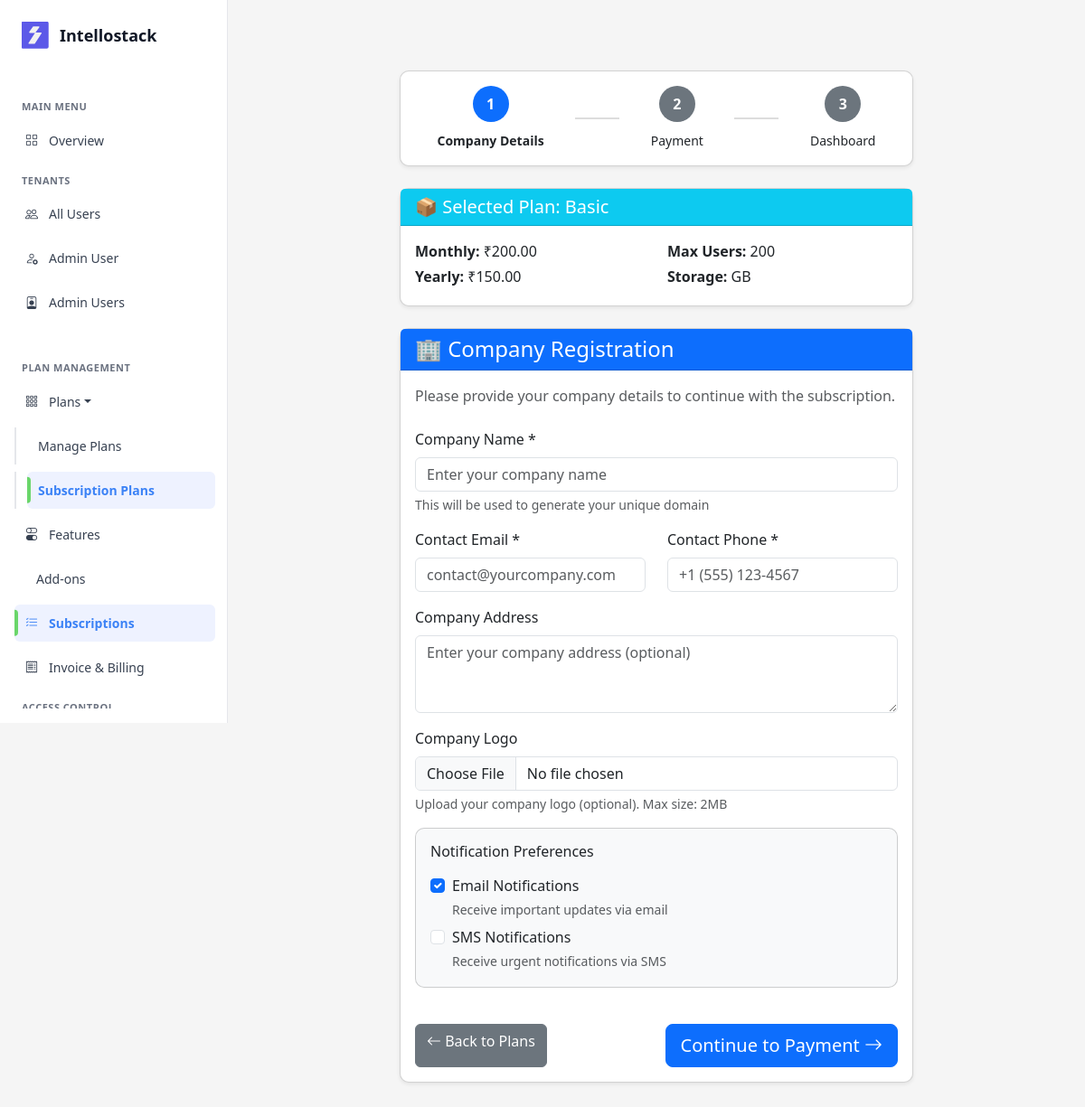
The app's page /subscriptions/1/subscribe/ (signed in) with its own data.
### saas/models/plan.py (models this page shows, shortened)
class Plan(models.Model):
    name = models.CharField(max_length=100, unique=True)
    description = models.TextField(blank=True)
    price_monthly = models.DecimalField(max_digits=10, decimal_places=2)
    price_yearly = models.DecimalField(max_digits=10, decimal_places=2)
    max_users = models.IntegerField()
    max_storage_mb = models.IntegerField()
    max_projects = models.IntegerField()
    status = models.BooleanField(default=True)
    created_at = models.DateTimeField(auto_now_add=True)
    updated_at = models.DateTimeField(auto_now=True)
    class Meta:
        db_table = 'plans'
        ordering = ['price_monthly']

### saas/views/subscription_views.py (the view)
# urls.py: path('<int:plan_id>/subscribe/', subscribe_plan, name='subscribe_plan'),
@login_required(login_url='auth:login')
def subscribe_plan(request, plan_id):
    plan = get_object_or_404(Plan, id=plan_id, status=True)
    has_tenant = False
    try:
        tenant = request.user.tenant
        if tenant:
            has_tenant = True
    except AttributeError:
        pass
    if has_tenant:
        return redirect('subscription:process_payment', plan_id=plan_id)
    if request.method == 'POST':
        form = TenantCreationForm(request.POST, request.FILES)
        if form.is_valid():
            tenant = form.save(commit=False)
            tenant.status = 'inactive'  # Will be activated after payment
            tenant.save()
            request.user.tenant = tenant
            request.user.save()
            messages.success(request, 'Company details saved! Proceeding to payment...')
            return redirect('subscription:process_payment', plan_id=plan_id)
        else:
            messages.error(request, 'Please correct the errors below.')
    else:
        form = TenantCreationForm()
    context = {
        'form': form,
        'plan': plan,
        'page_title': f'Register Your Company - Subscribe to {plan.name}',
    }
    return render(request, 'subscription/tenant_registration_form.html', context)

### saas/auth_backend.py (called while the page is built)
    def get_user(self, user_id):
        try:
            return User.objects.get(pk=user_id)
        except User.DoesNotExist:
            return None

### saas/context_processors.py (called while the page is built)
def users_and_roles(request):
    users = CustomUser.objects.select_related('role').all()
    roles = Role.objects.prefetch_related('users').all()
    payments = PaymentTransaction.objects.select_related('tenant').all()[:5]
    return {
        'users': users,
        'roles': roles,
        'payments': payments,
    }

### saas/templates/subscription/tenant_registration_form.html (shortened to what this page needs)
{% extends "base.html" %}
{% load static %}
{% block content %}
<div class="container mt-5">
    <div class="row justify-content-center">
        <div class="col-md-8">
            <div class="card mb-4 shadow-sm">
                <div class="card-body">
                    <div class="d-flex justify-content-between align-items-center">
                        <div class="text-center flex-fill">
                            <div class="rounded-circle bg-primary text-white d-inline-flex align-items-center justify-content-center" style="width: 40px; height: 40px;">
                                <strong>1</strong>
                            </div>
                            <div class="mt-2"><small><strong>Company Details</strong></small></div>
                        </div>
                        <div class="flex-fill" style="border-top: 2px solid #ddd; margin: 0 10px;"></div>
                        <div class="text-center flex-fill">
                            <div class="rounded-circle bg-secondary text-white d-inline-flex align-items-center justify-content-center" style="width: 40px; height: 40px;">
                                <strong>2</strong>
                            </div>
                            <div class="mt-2"><small>Payment</small></div>
                        </div>
                        <div class="flex-fill" style="border-top: 2px solid #ddd; margin: 0 10px;"></div>
                        <div class="text-center flex-fill">
                            <div class="rounded-circle bg-secondary text-white d-inline-flex align-items-center justify-content-center" style="width: 40px; height: 40px;">
                                <strong>3</strong>
                            </div>
                            <div class="mt-2"><small>Dashboard</small></div>
                        </div>
                    </div>
                </div>
            </div>
            <div class="card mb-4 shadow-sm">
                <div class="card-header bg-info text-white">
                    <h5 class="mb-0">📦 Selected Plan: {{ plan.name }}</h5>
                </div>
                <div class="card-body">
                    <div class="row">
                        <div class="col-md-6">
                            <p class="mb-1"><strong>Monthly:</strong> ₹{{ plan.price_monthly }}</p>
                            <p class="mb-1"><strong>Yearly:</strong> ₹{{ plan.price_yearly }}</p>
                        </div>
                        <div class="col-md-6">
                            <p class="mb-1"><strong>Max Users:</strong> {{ plan.max_users }}</p>
                            <p class="mb-1"><strong>Storage:</strong> {{ plan.storage_limit }}GB</p>
                        </div>
                    </div>
                </div>
            </div>
            <div class="card shadow-sm">
                <div class="card-header bg-primary text-white">
                    <h4 class="mb-0">🏢 Company Registration</h4>
                </div>
                <div class="card-body">
                    <p class="text-muted mb-4">Please provide your company details to continue with the subscription.</p>
                    <form method="post" enctype="multipart/form-data" id="tenantForm">
                        <div class="row">
                            <div class="col-md-12 mb-3">
                                <label for="{{ form.name.id_for_label }}" class="form-label">{{ form.name.label }}</label>
                                {{ form.name }}
                                {% if form.name.help_text %}
                                    <div class="form-text">{{ form.name.help_text }}</div>
                                {% endif %}
                            </div>
                            <div class="col-md-6 mb-3">
                                <label for="{{ form.contact_email.id_for_label }}" class="form-label">{{ form.contact_email.label }}</label>
                                {{ form.contact_email }}
                            </div>
                            <div class="col-md-6 mb-3">
                                <label for="{{ form.contact_phone.id_for_label }}" class="form-label">{{ form.contact_phone.label }}</label>
                                {{ form.contact_phone }}
                            </div>
                            <div class="col-md-12 mb-3">
                                <label for="{{ form.address.id_for_label }}" class="form-label">{{ form.address.label }}</label>
                                {{ form.address }}
                            </div>
                            <div class="col-md-12 mb-3">
                                <label for="{{ form.logo.id_for_label }}" class="form-label">{{ form.logo.label }}</label>
                                {{ form.logo }}
                                {% if form.logo.help_text %}
                                    <div class="form-text">{{ form.logo.help_text }}</div>
                                {% endif %}
                            </div>
                            <div class="col-md-12 mb-3">
                                <div class="card bg-light">
                                    <div class="card-body">
                                        <h6 class="mb-3">Notification Preferences</h6>
                                        <div class="form-check mb-2">
                                            {{ form.allow_email_notifications }}
                                            <label class="form-check-label" for="{{ form.allow_email_notifications.id_for_label }}">
                                                {{ form.allow_email_notifications.label }}
                                            </label>
                                            {% if form.allow_email_notifications.help_text %}
                                                <div class="form-text">{{ form.allow_email_notifications.help_text }}</div>
                                            {% endif %}
                                        </div>
                                        <div class="form-check">
                                            {{ form.allow_sms_notifications }}
                                            <label class="form-check-label" for="{{ form.allow_sms_notifications.id_for_label }}">
                                                {{ form.allow_sms_notifications.label }}
                                            </label>
                                            {% if form.allow_sms_notifications.help_text %}
                                                <div class="form-text">{{ form.allow_sms_notifications.help_text }}</div>
                                            {% endif %}
                                        </div>
                                    </div>
                                </div>
                            </div>
                        </div>
                        <div class="d-flex justify-content-between mt-4">
                            <a href="{% url 'subscription:list_plans' %}" class="btn btn-secondary">
                                <i class="bi bi-arrow-left"></i> Back to Plans
                            </a>
                            <button type="submit" class="btn btn-primary btn-lg">
                                Continue to Payment <i class="bi bi-arrow-right"></i>
                            </button>
                        </div>
                    </form>
                </div>
            </div>
        </div>
    </div>
</div>
{% endblock %}

### saas/templates/base.html (style rules this page uses)
:root { --Base-Color-White: #FFF; --Grey-Grey-200: #E5E7EB; --Grey-Grey-500: #6B7280; --Grey-Grey-700: #374151; --Grey-Grey-900: #111827; }
* { margin: 0; padding: 0; box-sizing: border-box; }
body { font-family: 'Segoe UI', Tahoma, Geneva, Verdana, sans-serif; background-color: #f5f5f5; overflow-x: hidden; }

### saas/templates/subscription/tenant_registration_form.html (style rules this page uses)
.card { border-radius: 10px; }

### records on screen
Plan: name "Basic", price_monthly "200.00", price_yearly "150.00", max_users "200"
